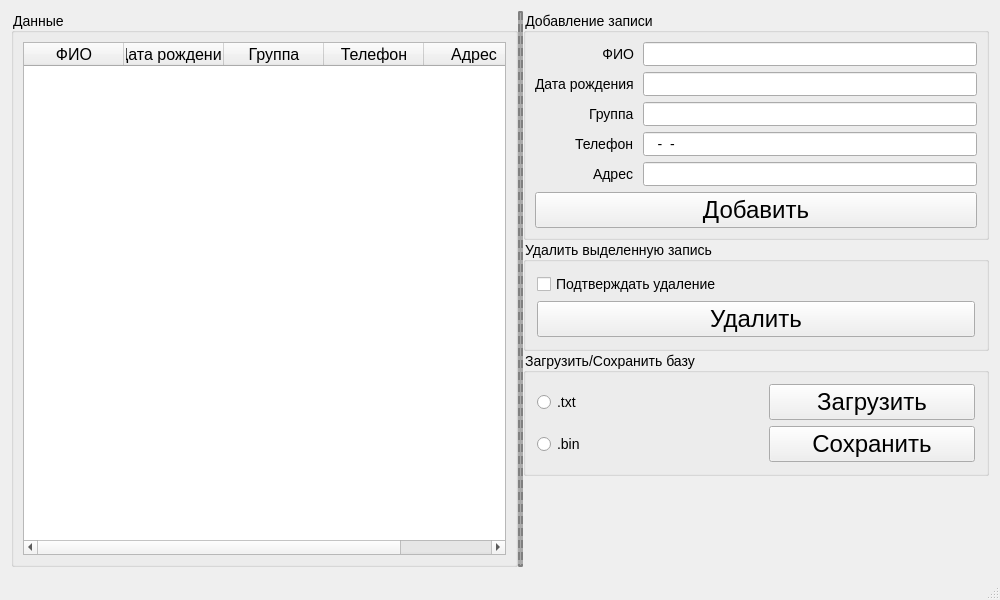
<?xml version="1.0" encoding="UTF-8"?>
<ui version="4.0">
 <class>MainWindow</class>
 <widget class="QMainWindow" name="MainWindow">
  <property name="geometry">
   <rect>
    <x>0</x>
    <y>0</y>
    <width>1000</width>
    <height>600</height>
   </rect>
  </property>
  <property name="minimumSize">
   <size>
    <width>1000</width>
    <height>600</height>
   </size>
  </property>
  <property name="windowTitle">
   <string>MainWindow</string>
  </property>
  <widget class="QWidget" name="centralWidget">
   <property name="styleSheet">
    <string notr="true">QWidget {
	font-size: 14px;
}

QPushButton {
	font-style: inherit;
	font-size: 24px;
}</string>
   </property>
   <layout class="QVBoxLayout" name="verticalLayout_2">
    <item>
     <widget class="QSplitter" name="splitter">
      <property name="styleSheet">
       <string notr="true">QSplitter::handle:horizontal {
	background-color: #aaa;
	border: 2 dashed gray;
}</string>
      </property>
      <property name="lineWidth">
       <number>1</number>
      </property>
      <property name="midLineWidth">
       <number>0</number>
      </property>
      <property name="orientation">
       <enum>Qt::Horizontal</enum>
      </property>
      <property name="opaqueResize">
       <bool>true</bool>
      </property>
      <property name="handleWidth">
       <number>5</number>
      </property>
      <property name="childrenCollapsible">
       <bool>true</bool>
      </property>
      <widget class="QWidget" name="dataWidget" native="true">
       <layout class="QGridLayout" name="gridLayout_5">
        <property name="leftMargin">
         <number>0</number>
        </property>
        <property name="topMargin">
         <number>0</number>
        </property>
        <property name="rightMargin">
         <number>0</number>
        </property>
        <property name="bottomMargin">
         <number>0</number>
        </property>
        <property name="spacing">
         <number>0</number>
        </property>
        <item row="0" column="0">
         <widget class="QGroupBox" name="group">
          <property name="title">
           <string>Данные</string>
          </property>
          <layout class="QGridLayout" name="gridLayout_2">
           <property name="leftMargin">
            <number>9</number>
           </property>
           <property name="topMargin">
            <number>9</number>
           </property>
           <property name="rightMargin">
            <number>9</number>
           </property>
           <property name="bottomMargin">
            <number>9</number>
           </property>
           <property name="spacing">
            <number>6</number>
           </property>
           <item row="0" column="0">
            <widget class="QTableWidget" name="dataTable">
             <property name="columnCount">
              <number>5</number>
             </property>
             <column>
              <property name="text">
               <string>ФИО</string>
              </property>
              <property name="font">
               <font>
                <pointsize>12</pointsize>
               </font>
              </property>
             </column>
             <column>
              <property name="text">
               <string>Дата рождения</string>
              </property>
              <property name="font">
               <font>
                <pointsize>12</pointsize>
               </font>
              </property>
             </column>
             <column>
              <property name="text">
               <string>Группа</string>
              </property>
              <property name="font">
               <font>
                <pointsize>12</pointsize>
               </font>
              </property>
             </column>
             <column>
              <property name="text">
               <string>Телефон</string>
              </property>
              <property name="font">
               <font>
                <pointsize>12</pointsize>
               </font>
              </property>
             </column>
             <column>
              <property name="text">
               <string>Адрес</string>
              </property>
              <property name="font">
               <font>
                <pointsize>12</pointsize>
               </font>
              </property>
             </column>
            </widget>
           </item>
          </layout>
         </widget>
        </item>
       </layout>
      </widget>
      <widget class="QWidget" name="controlWidget" native="true">
       <property name="sizePolicy">
        <sizepolicy hsizetype="Minimum" vsizetype="Preferred">
         <horstretch>0</horstretch>
         <verstretch>0</verstretch>
        </sizepolicy>
       </property>
       <property name="maximumSize">
        <size>
         <width>16777215</width>
         <height>16777215</height>
        </size>
       </property>
       <layout class="QGridLayout" name="gridLayout_3">
        <property name="leftMargin">
         <number>0</number>
        </property>
        <property name="topMargin">
         <number>0</number>
        </property>
        <property name="rightMargin">
         <number>0</number>
        </property>
        <property name="bottomMargin">
         <number>0</number>
        </property>
        <property name="spacing">
         <number>0</number>
        </property>
        <item row="1" column="0">
         <widget class="QGroupBox" name="groupRemove">
          <property name="title">
           <string>Удалить выделенную запись</string>
          </property>
          <layout class="QVBoxLayout" name="verticalLayout">
           <item>
            <widget class="QCheckBox" name="checkBoxConfirmation">
             <property name="text">
              <string>Подтверждать удаление</string>
             </property>
            </widget>
           </item>
           <item>
            <widget class="QPushButton" name="buttonRemove">
             <property name="text">
              <string>Удалить</string>
             </property>
             <property name="icon">
              <iconset resource="src/resources.qrc">
               <normaloff>:/images/icons/BD_Drop.png</normaloff>:/images/icons/BD_Drop.png</iconset>
             </property>
             <property name="iconSize">
              <size>
               <width>32</width>
               <height>32</height>
              </size>
             </property>
            </widget>
           </item>
          </layout>
         </widget>
        </item>
        <item row="2" column="0">
         <widget class="QGroupBox" name="groupLoadSave">
          <property name="title">
           <string>Загрузить/Сохранить базу</string>
          </property>
          <layout class="QGridLayout" name="gridLayout">
           <item row="4" column="0">
            <widget class="QRadioButton" name="radioButtonBin">
             <property name="text">
              <string>.bin</string>
             </property>
             <property name="icon">
              <iconset resource="src/resources.qrc">
               <normaloff>:/images/icons/BD_Bin.png</normaloff>:/images/icons/BD_Bin.png</iconset>
             </property>
             <property name="iconSize">
              <size>
               <width>32</width>
               <height>32</height>
              </size>
             </property>
            </widget>
           </item>
           <item row="4" column="2">
            <widget class="QPushButton" name="buttonSave">
             <property name="text">
              <string>Сохранить</string>
             </property>
             <property name="icon">
              <iconset resource="src/resources.qrc">
               <normaloff>:/images/icons/BD_Save.png</normaloff>:/images/icons/BD_Save.png</iconset>
             </property>
             <property name="iconSize">
              <size>
               <width>32</width>
               <height>32</height>
              </size>
             </property>
            </widget>
           </item>
           <item row="2" column="2">
            <widget class="QPushButton" name="buttonLoad">
             <property name="text">
              <string>Загрузить</string>
             </property>
             <property name="icon">
              <iconset resource="src/resources.qrc">
               <normaloff>:/images/icons/BD_Load.png</normaloff>:/images/icons/BD_Load.png</iconset>
             </property>
             <property name="iconSize">
              <size>
               <width>32</width>
               <height>32</height>
              </size>
             </property>
             <property name="autoRepeatDelay">
              <number>300</number>
             </property>
             <property name="autoRepeatInterval">
              <number>100</number>
             </property>
             <property name="autoDefault">
              <bool>false</bool>
             </property>
             <property name="default">
              <bool>false</bool>
             </property>
             <property name="flat">
              <bool>false</bool>
             </property>
            </widget>
           </item>
           <item row="2" column="0">
            <widget class="QRadioButton" name="radioButtonTxt">
             <property name="text">
              <string>.txt</string>
             </property>
             <property name="icon">
              <iconset resource="src/resources.qrc">
               <normaloff>:/images/icons/BD_Txt.png</normaloff>:/images/icons/BD_Txt.png</iconset>
             </property>
             <property name="iconSize">
              <size>
               <width>32</width>
               <height>32</height>
              </size>
             </property>
            </widget>
           </item>
           <item row="2" column="1">
            <spacer name="spacer">
             <property name="orientation">
              <enum>Qt::Horizontal</enum>
             </property>
             <property name="sizeType">
              <enum>QSizePolicy::Maximum</enum>
             </property>
             <property name="sizeHint" stdset="0">
              <size>
               <width>20</width>
               <height>20</height>
              </size>
             </property>
            </spacer>
           </item>
          </layout>
         </widget>
        </item>
        <item row="0" column="0">
         <widget class="QGroupBox" name="groupAdd">
          <property name="layoutDirection">
           <enum>Qt::LeftToRight</enum>
          </property>
          <property name="title">
           <string>Добавление записи</string>
          </property>
          <layout class="QFormLayout" name="formLayout">
           <property name="labelAlignment">
            <set>Qt::AlignRight|Qt::AlignTrailing|Qt::AlignVCenter</set>
           </property>
           <property name="horizontalSpacing">
            <number>9</number>
           </property>
           <property name="verticalSpacing">
            <number>6</number>
           </property>
           <property name="leftMargin">
            <number>9</number>
           </property>
           <property name="topMargin">
            <number>9</number>
           </property>
           <property name="rightMargin">
            <number>9</number>
           </property>
           <property name="bottomMargin">
            <number>9</number>
           </property>
           <item row="0" column="0">
            <widget class="QLabel" name="labelAddres">
             <property name="text">
              <string>ФИО</string>
             </property>
             <property name="textFormat">
              <enum>Qt::AutoText</enum>
             </property>
             <property name="alignment">
              <set>Qt::AlignRight|Qt::AlignTrailing|Qt::AlignVCenter</set>
             </property>
            </widget>
           </item>
           <item row="0" column="1">
            <widget class="QLineEdit" name="lineEditFio"/>
           </item>
           <item row="1" column="0">
            <widget class="QLabel" name="labelBornDate">
             <property name="text">
              <string>Дата рождения</string>
             </property>
            </widget>
           </item>
           <item row="1" column="1">
            <widget class="QLineEdit" name="lineEditBornDate">
             <property name="inputMask">
              <string/>
             </property>
            </widget>
           </item>
           <item row="2" column="0">
            <widget class="QLabel" name="labelGroup">
             <property name="text">
              <string>Группа</string>
             </property>
            </widget>
           </item>
           <item row="2" column="1">
            <widget class="QLineEdit" name="lineEditGroup"/>
           </item>
           <item row="3" column="0">
            <widget class="QLabel" name="labelNumber">
             <property name="text">
              <string>Телефон</string>
             </property>
            </widget>
           </item>
           <item row="3" column="1">
            <widget class="QLineEdit" name="lineEditNumber">
             <property name="inputMask">
              <string>999-99-99</string>
             </property>
            </widget>
           </item>
           <item row="4" column="0">
            <widget class="QLabel" name="labelAddres_2">
             <property name="text">
              <string>Адрес</string>
             </property>
            </widget>
           </item>
           <item row="4" column="1">
            <widget class="QLineEdit" name="lineEditAddres"/>
           </item>
           <item row="5" column="0" colspan="2">
            <widget class="QPushButton" name="buttonAdd">
             <property name="text">
              <string>Добавить</string>
             </property>
             <property name="icon">
              <iconset resource="src/resources.qrc">
               <normaloff>:/images/icons/BD_Add.png</normaloff>:/images/icons/BD_Add.png</iconset>
             </property>
             <property name="iconSize">
              <size>
               <width>32</width>
               <height>32</height>
              </size>
             </property>
             <property name="checkable">
              <bool>false</bool>
             </property>
            </widget>
           </item>
          </layout>
         </widget>
        </item>
        <item row="3" column="0">
         <spacer name="verticalSpacer">
          <property name="orientation">
           <enum>Qt::Vertical</enum>
          </property>
          <property name="sizeHint" stdset="0">
           <size>
            <width>20</width>
            <height>40</height>
           </size>
          </property>
         </spacer>
        </item>
       </layout>
      </widget>
     </widget>
    </item>
   </layout>
  </widget>
  <widget class="QMenuBar" name="menuBar">
   <property name="geometry">
    <rect>
     <x>0</x>
     <y>0</y>
     <width>1000</width>
     <height>21</height>
    </rect>
   </property>
  </widget>
  <widget class="QStatusBar" name="statusBar">
   <property name="sizeGripEnabled">
    <bool>true</bool>
   </property>
  </widget>
 </widget>
 <layoutdefault spacing="6" margin="11"/>
 <resources>
  <include location="src/resources.qrc"/>
 </resources>
 <connections/>
</ui>
